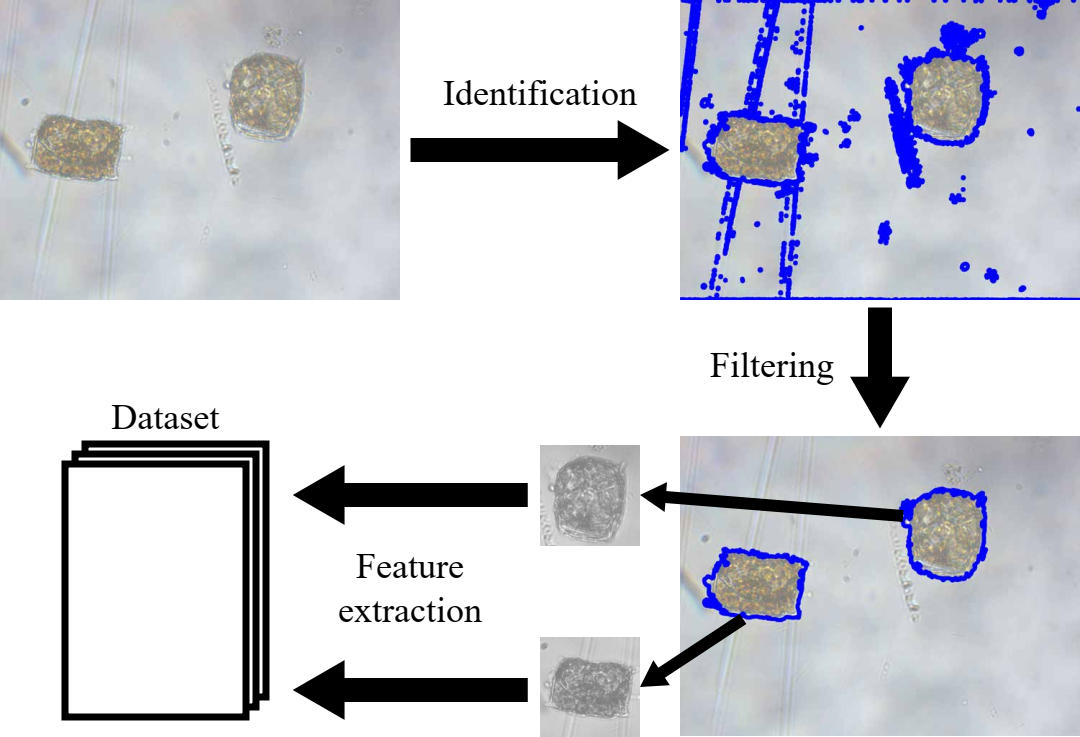
#> input picture images/fluxo.jpg, 1080 x 737 px; its folder holds only this picture in this run
$ python -i preprocessor.py   (imports and definitions only)   (older library calls are emulated)
#> lines starting #> are read from the running program, lines starting #| are printed output that depends on the picture; after the words box and inside, x2 and y2 are one past the last pixel; in counts of white or black regions, pixels touching at a corner belong together
"""
This file contains different preprocessing methods.

Here, we call "preprocessing" the image transformations that happen prior to
contour identification, as shown in the diagram:

`(Image) --preprocessing--> (Processed) --find_contours--> (Contours)`

Therefore, all methods below present different ways to transform an image into
a "contourizable" image.
"""
import cv2
import numpy as np
import utilities

# [93 lines left out: functions otsu, otsu_triangles, canny, sprinkles, not called in this run]

def _draw_single_triangle(img, points, color=(0,0,0)):
    """ Takes an image, transforms it via opening, and applies a triangle on each of the four corners.
    Then, it proceeds to do a floodfill on each of those corners.

    Parameters
    ----------
    img : opencv image
        Image to be drawn on

    points : matrix of coordinates
        Coordinates representing the points.

    color: tuple of RGB
        Color to paint the triangle (default is black)
    """
    pts = np.array(points, np.int32)
    pts = pts.reshape((-1,1,2))
    cv2.fillPoly(img, [pts], color)

def _remove_holes_with_triangles(binarized, KERNEL_SIZE):
    """ Takes an image, transforms it via opening, and applies a triangle on each of the four corners.
    Then, it proceeds to do a floodfill on each of those corners.

    Parameters
    ----------
    binarized : opencv image
        An image to be processed. Must already be binarized.

    KERNEL_SIZE : int
        Kernel size for the "opening" morphological transformation.

    Returns
    -------
    transformed : opencv image
    """
    h, w = binarized.shape
    T_SIZE = 0.05 * w

    #Remove noise from image
    kernel = np.ones((KERNEL_SIZE,KERNEL_SIZE),np.uint8)
    opening = cv2.morphologyEx(binarized, cv2.MORPH_CLOSE, kernel)
    #Fill the holes left, so we get only closed shapes.
    copy = cv2.bitwise_not(opening) #Foreground needs to be white

    _draw_single_triangle(copy, [[0,0], [T_SIZE, 0], [0, T_SIZE]])
    _draw_single_triangle(copy, [[0,h], [T_SIZE, h], [0, h-T_SIZE]])
    _draw_single_triangle(copy, [[w,0], [w-T_SIZE, 0], [w, T_SIZE]])
    _draw_single_triangle(copy, [[w,h], [w-T_SIZE, h], [w, h-T_SIZE]])

    h, w = binarized.shape #Get image dimensions
    mask = np.zeros((h+2, w+2), np.uint8) #So we can make a mask that is two pixels wider and higher

    cv2.floodFill(copy, mask, (0, 0), 255)     # Top Left
    cv2.floodFill(copy, mask, (w-1, 0), 255)   # Bottom Left
    cv2.floodFill(copy, mask, (0, h-1), 255)   # Top Right
    cv2.floodFill(copy, mask, (w-1, h-1), 255) # Bottom Right

    return cv2.bitwise_not(opening) | cv2.bitwise_not(copy) # Combine the two images to get the hole-free image.


# [47 lines left out: function project, not called in this run]

def new_process(img):
    """A new trial using median blur"""
    k = np.array(img.shape).max()
    percent_of_k = lambda x: int((k//(200/x))*2+1)

    MEDIAN_SIZE = percent_of_k(2)
    THRESH_SIZE = percent_of_k(4)
    CLOSE_SIZE = percent_of_k(0.5)
    OPEN_SIZE = percent_of_k(1)

    median = cv2.medianBlur(img, MEDIAN_SIZE)
    th = cv2.adaptiveThreshold(median, 255,cv2.ADAPTIVE_THRESH_MEAN_C, cv2.THRESH_BINARY,max(3, THRESH_SIZE),2)
    #blur = cv2.GaussianBlur(th,(THRESH_SIZE,THRESH_SIZE),0)
    op = cv2.morphologyEx(th, cv2.MORPH_CLOSE, np.ones((CLOSE_SIZE, CLOSE_SIZE)))
    op = cv2.morphologyEx(op, cv2.MORPH_OPEN, np.ones((OPEN_SIZE, OPEN_SIZE)))

    return _remove_holes_with_triangles(th, 5)

def new_process_2(img):
    """Another trial using median blur"""
    k = np.array(img.shape).max()
    percent_of_k = lambda x: int((k//(200/x))*2+1)

    MEDIAN_SIZE = percent_of_k(2)
#    MEDIAN_2_SIZE = percent_of_k(0.25)
    CLOSE_SIZE = percent_of_k(0.5)
    OPEN_SIZE = percent_of_k(1.7)
#    DIST_SIZE = percent_of_k(0.7)
#
    equ = cv2.equalizeHist(img)
    median = cv2.medianBlur(equ, MEDIAN_SIZE)
# [5 lines of commented-out code are left out]

    _,th3 = cv2.threshold(median,.18*255,255,cv2.THRESH_BINARY)
    op = cv2.morphologyEx(th3, cv2.MORPH_CLOSE, np.ones((CLOSE_SIZE, CLOSE_SIZE)))
    op = cv2.morphologyEx(op, cv2.MORPH_OPEN, np.ones((OPEN_SIZE, OPEN_SIZE)))
#    utilities.image_show(_remove_holes_with_triangles(op, 5))

    return _remove_holes_with_triangles(op, 5)


def stacked(img):
    """Combining new_process and new_process_2"""
    k = np.array(img.shape).max()
    percent_of_k = lambda x: int((k//(200/x))*2+1)
    OPEN_SIZE = percent_of_k(2)

    a, b = new_process(img), new_process_2(img)
    ret = a|b
    op = cv2.morphologyEx(ret, cv2.MORPH_CLOSE, np.ones((OPEN_SIZE, OPEN_SIZE)))
    return (op)

def ensemble(methods):
    """Given a list of preprocessors, generates an ensemble with them"""
    size = len(methods)
    th = (255*size) * .2
    # [5 lines left out: function pp, not called in this run]
    return pp

"""The default ensemble, using 6 preprocessors"""
default_ensemble = ensemble([new_process_2, new_process, project, sprinkles, canny, otsu_triangles])

>>> import cv2
>>> picture = cv2.imread('../../images/fluxo.jpg', cv2.IMREAD_GRAYSCALE)
#> picture: shape (737, 1080); min 0, max 255, mean 208.2
>>> result = stacked(picture)
#> in new_process, `th = cv2.adaptiveThreshold(median, 255,cv2.ADAPTIVE_THRESH_MEAN_C, cv2..`:
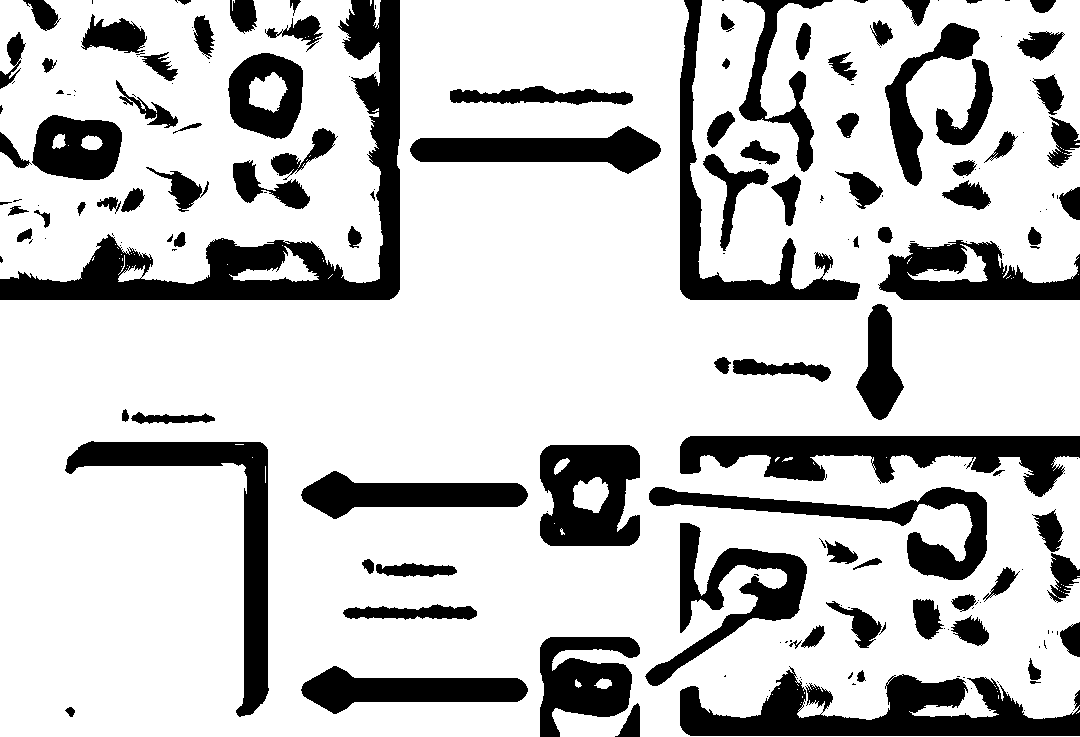
#> th: shape (737, 1080); 77.8% white; 194 black regions (95 under 20 px), largest, box (x1, y1, x2, y2) and area: (0, 0, 400, 300) 21267, (680, 666, 1080, 736) 13573, (680, 436, 1080, 497) 11954
#> in new_process, `op = cv2.morphologyEx(th, cv2.MORPH_CLOSE, np.ones((CLOSE_SIZE, CLOSE_..`: op: shape (737, 1080); 78.7% white; 107 black regions (1 under 20 px), largest, box (x1, y1, x2, y2) and area: (0, 0, 400, 300) 20261, (680, 673, 1080, 736) 12703, (680, 436, 1080, 496) 11725
#> in new_process, `op = cv2.morphologyEx(op, cv2.MORPH_OPEN, np.ones((OPEN_SIZE, OPEN_SIZ..`: op: shape (737, 1080); 77.9% white; 78 black regions (1 under 20 px), largest, box (x1, y1, x2, y2) and area: (0, 0, 400, 300) 21477, (680, 0, 859, 300) 15410, (680, 673, 1080, 737) 14024
#> in _draw_single_triangle (call 4), `cv2.fillPoly(img, [pts], color)`: img: shape (737, 1080); 21.1% white; 106 white regions (2 under 20 px), largest, box (x1, y1, x2, y2) and area: (0, 0, 400, 300) 20261, (680, 673, 1044, 736) 11856, (680, 436, 1080, 496) 11725
#> in _remove_holes_with_triangles, `cv2.floodFill(copy, mask, (0, 0), 255)`: copy: shape (737, 1080); 31.2% white; 75 white regions (2 under 20 px), largest, box (x1, y1, x2, y2) and area: (0, 0, 400, 300) 118253, (680, 673, 1044, 736) 11856, (680, 436, 1080, 496) 11725
#> in _remove_holes_with_triangles, `cv2.floodFill(copy, mask, (w-1, 0), 255)`: copy: shape (737, 1080); 99.6% white; 17 black regions (7 under 20 px), largest, box (x1, y1, x2, y2) and area: (249, 72, 288, 113) 1058, (573, 477, 609, 513) 930, (81, 135, 103, 150) 244
#> in _remove_holes_with_triangles, `return cv2.bitwise_not(opening) | cv2.bitwise_not(copy)`: returned value: shape (737, 1080); 21.7% white; 107 white regions (1 under 20 px), largest, box (x1, y1, x2, y2) and area: (0, 0, 400, 300) 20439, (680, 673, 1080, 736) 12704, (680, 436, 1080, 496) 11771
#> in new_process_2, `median = cv2.medianBlur(equ, MEDIAN_SIZE)`:
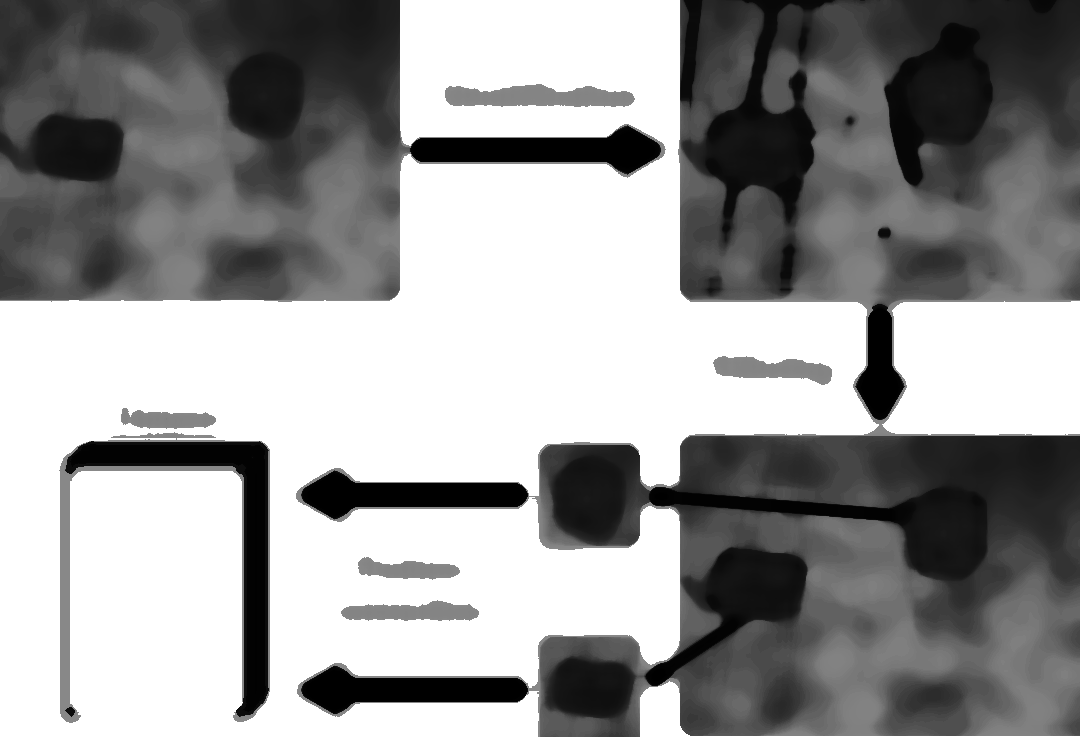
#> median: shape (737, 1080); min 0, max 255, mean 152.4
#> in new_process_2, `_,th3 = cv2.threshold(median,.18*255,255,cv2.THRESH_BINARY)`: th3: shape (737, 1080); 82% white; 32 black regions (3 under 20 px), largest, box (x1, y1, x2, y2) and area: (648, 436, 1080, 601) 24054, (878, 0, 1080, 187) 22744, (199, 0, 400, 163) 18753
#> in new_process_2, `op = cv2.morphologyEx(th3, cv2.MORPH_CLOSE, np.ones((CLOSE_SIZE, CLOSE..`: op: shape (737, 1080); 82% white; 29 black regions (1 under 20 px), largest, box (x1, y1, x2, y2) and area: (649, 436, 1080, 601) 24030, (879, 0, 1080, 186) 22718, (199, 0, 400, 163) 18740
#> in new_process_2, `op = cv2.morphologyEx(op, cv2.MORPH_OPEN, np.ones((OPEN_SIZE, OPEN_SIZ..`: op: shape (737, 1080); 81.6% white; 25 black regions (1 under 20 px), largest, box (x1, y1, x2, y2) and area: (552, 436, 1080, 601) 30999, (879, 0, 1080, 186) 23102, (199, 0, 400, 163) 18887
#> call 2 of _remove_holes_with_triangles, with KERNEL_SIZE = 5
#> in _remove_holes_with_triangles (call 2), `opening = cv2.morphologyEx(binarized, cv2.MORPH_CLOSE, kernel)`: opening: shape (737, 1080); 81.6% white; 26 black regions (1 under 20 px), largest, box (x1, y1, x2, y2) and area: (649, 436, 1080, 601) 24335, (879, 0, 1080, 186) 23102, (199, 0, 400, 163) 18887
#> in _draw_single_triangle (call 7), `cv2.fillPoly(img, [pts], color)`:
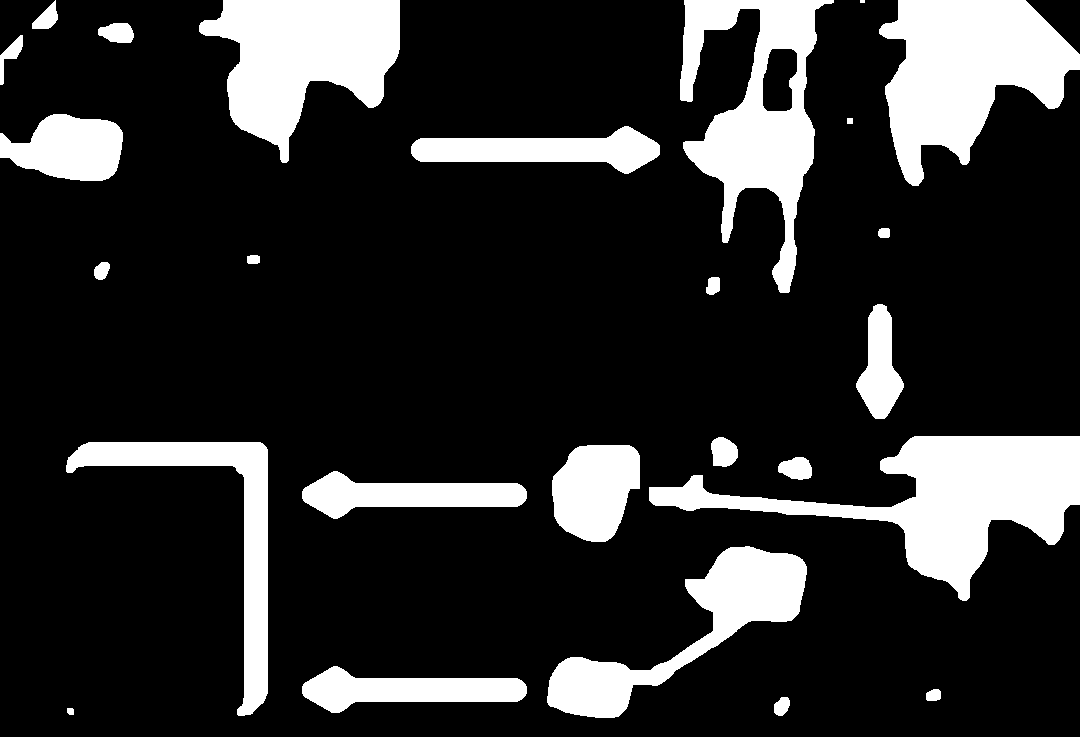
#> img: shape (737, 1080); 18.1% white; 26 white regions (1 under 20 px), largest, box (x1, y1, x2, y2) and area: (649, 436, 1080, 601) 24335, (879, 0, 1080, 186) 21617, (199, 0, 400, 163) 18887
#> in _remove_holes_with_triangles (call 2), `cv2.floodFill(copy, mask, (0, 0), 255)`: copy: shape (737, 1080); 99.6% white; 2 black regions, box (x1, y1, x2, y2) and area: (763, 49, 797, 111) 1737, (1026, 0, 1080, 54) 1485
#> in _remove_holes_with_triangles (call 2), `cv2.floodFill(copy, mask, (w-1, 0), 255)`:
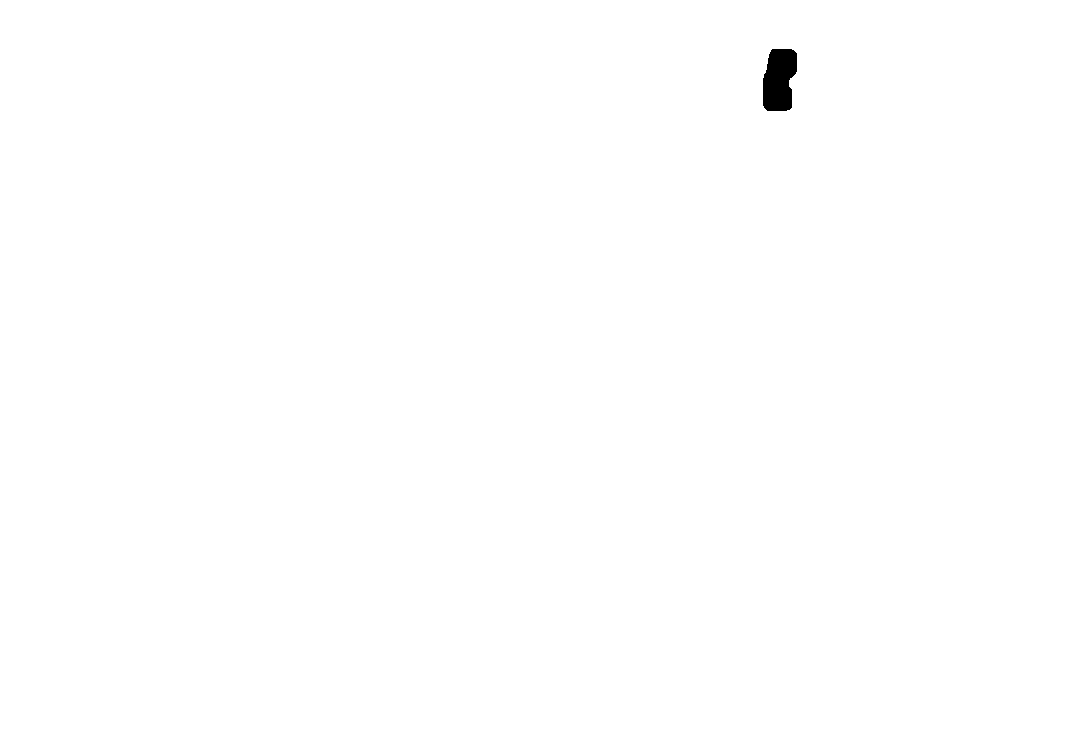
#> copy: shape (737, 1080); 99.8% white; 1 black region, box (x1, y1, x2, y2) and area: (763, 49, 797, 111) 1737
#> in _remove_holes_with_triangles (call 2), `return cv2.bitwise_not(opening) | cv2.bitwise_not(copy)`: returned value: shape (737, 1080); 18.6% white; 26 white regions (1 under 20 px), largest, box (x1, y1, x2, y2) and area: (649, 436, 1080, 601) 24335, (879, 0, 1080, 186) 23102, (680, 0, 834, 293) 19913
#> in stacked, `ret = a|b`: ret: shape (737, 1080); 28% white; 75 white regions (1 under 20 px), largest, box (x1, y1, x2, y2) and area: (0, 0, 400, 300) 36263, (649, 436, 1080, 609) 31022, (680, 0, 859, 300) 25855
#> in stacked, `op = cv2.morphologyEx(ret, cv2.MORPH_CLOSE, np.ones((OPEN_SIZE, OPEN_S..`:
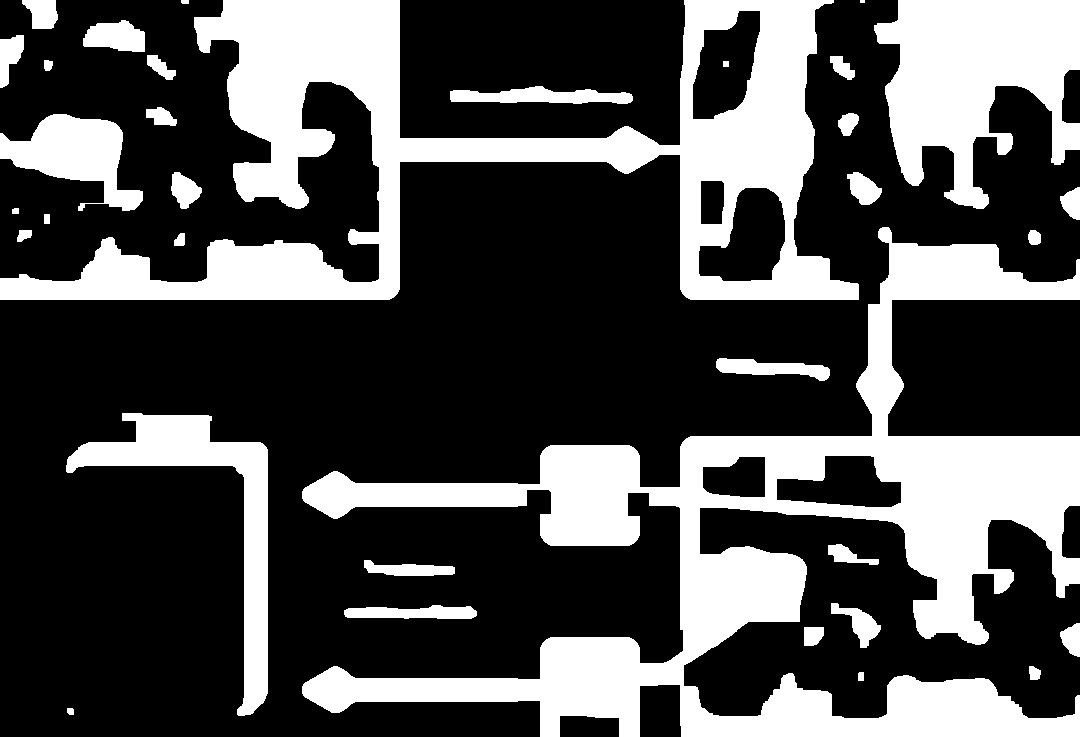
#> op: shape (737, 1080); 30.9% white; 35 white regions (1 under 20 px), largest, box (x1, y1, x2, y2) and area: (302, 227, 1080, 737) 106285, (0, 0, 859, 300) 77983, (874, 0, 1080, 209) 26346
